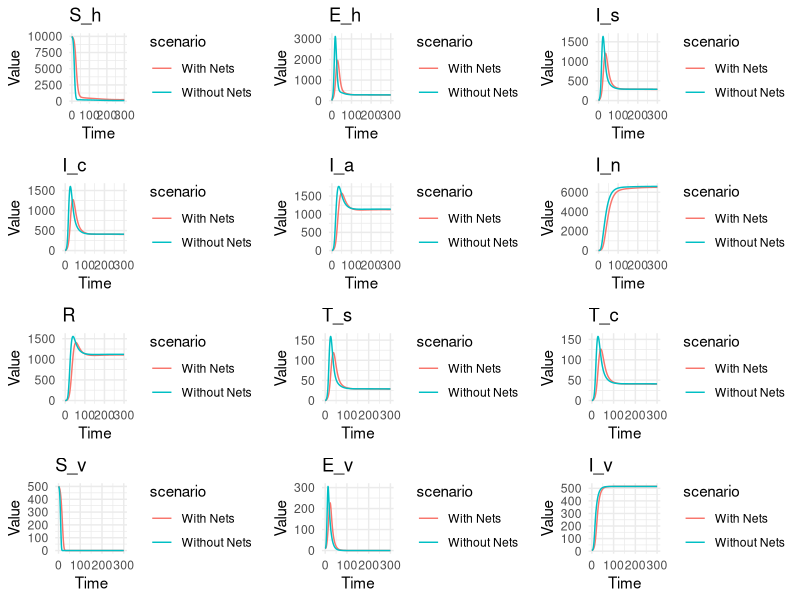

Write R code to recreate this figure.
# Load necessary libraries
library(deSolve)  # For solving differential equations
library(ggplot2)  # For plotting
library(gridExtra)  # For arranging multiple plots
library(reshape2)  # For reshaping data

# Function to calculate the seasonal variation in transmission
# time: Time variable
# amplitude: Amplitude of the seasonal variation
# phase_shift: Shift in the phase of the seasonal cycle
seasonal_modulation <- function(time, amplitude, phase_shift) {
  return(1 + amplitude * sin(2 * pi * (time - phase_shift) / 365))
}

# Function to calculate the effective reduction in transmission due to mosquito nets
# N_net: Number of mosquito nets distributed
# u_net: Usage rate of distributed nets (0-1)
# k_net: Effectiveness of nets (0-1, where 1 is 100% effective)
# Nh: Total human population
calculate_net_effect <- function(N_net, u_net, k_net, Nh) {
  net_coverage = (N_net / Nh) * u_net
  effective_reduction = net_coverage * k_net
  return(effective_reduction)
}

# Define the system of differential equations (SEIRV model)
# time: Current time in the simulation
# state: Current state of the system (populations in each compartment)
# parameters: Parameters of the model
disease_model <- function(time, state, parameters) {
  with(as.list(c(state, parameters)), {
    
    # Calculate the reduction in transmission due to nets if intervention is active
    if (time >= net_start_time && use_net_intervention) {
      effective_reduction <- calculate_net_effect(N_net, u_net, k_net, N_h)
    } else {
      effective_reduction <- 0
    }
    
    # Calculate seasonal modulation of transmission
    seas <- seasonal_modulation(time, amplitude, phase_shift)
    
    # Force of infection for humans
    FOIh <- (beta_hv * I_v / N_h) * seas * (1 - effective_reduction)
    
    # Human population equations
    dS_h <- -FOIh * S_h + delta * R  # Susceptible humans
    dE_h <- FOIh * S_h - psi * (alpha_s + alpha_c * (1 - alpha_s) + alpha_a * (1 - alpha_c) * (1 - alpha_s) + (1 - alpha_a) * (1 - alpha_c) * (1 - alpha_s)) * E_h  # Exposed humans
    dI_s <- psi * alpha_s * E_h + sigma_s * R + mu_c * I_c - (gamma_s + theta_s) * I_s  # Symptomatic infected humans
    dI_c <- alpha_c * (1 - alpha_s) * psi * E_h + sigma_c * R + gamma_s * I_s + mu_a * I_a - (theta_c + gamma_c + mu_c) * I_c  # Clinically infected humans
    dI_a <- alpha_a * (1 - alpha_c) * (1 - alpha_s) * psi * E_h + gamma_c * I_c + mu_n * I_n + sigma_a * R - (mu_a + gamma_a) * I_a  # Asymptomatic infected humans
    dI_n <- psi * (1 - alpha_a) * (1 - alpha_c) * (1 - alpha_s) * E_h + gamma_a * I_a + sigma_n * R - (mu_n + kappa_n) * I_n  # Non-specific infected humans
    dR <- kappa_s * T_s + kappa_c * T_c + kappa_n * I_n - (delta + sigma_s + sigma_c + sigma_a + sigma_n) * R  # Recovered humans
    dT_s <- theta_s * I_s - kappa_s * T_s  # Treated symptomatic humans
    dT_c <- theta_c * I_c - kappa_c * T_c  # Treated clinically infected humans
    
    # Vector population equations
    FOIv <- ((I_c + I_a + I_s + I_n) / N_v) * beta_vh * seas * (1 - effective_reduction)
    dS_v <- -FOIv * S_v  # Susceptible vectors
    dE_v <- FOIv * S_v - omega * E_v  # Exposed vectors
    dI_v <- omega * E_v  # Infected vectors
    
    # Return the rates of change
    list(c(dS_h, dE_h, dI_s, dI_c, dI_a, dI_n, dR, dT_s, dT_c, dS_v, dE_v, dI_v))
  })
}



# Initial conditions
initial_state <- c(
  S_h = 9990, E_h = 6, I_s = 1, I_c = 1, I_a = 1, I_n = 1, R = 0, T_s = 0, T_c = 0,
  S_v = 500, E_v = 10, I_v = 5
)

# Parameters
parameters <- c(
  beta_hv = 0.9,        # Transmission rate from vectors to humans: Probability of transmission per contact from a vector to a human.
  beta_vh = 0.5,        # Transmission rate from humans to vectors: Probability of transmission per contact from a human to a vector.
  
  alpha_s = 0.5,        # Proportion of exposed individuals progressing to symptomatic infection (I_s).
  alpha_c = 0.5,        # Proportion of exposed individuals progressing to clinical infection (I_c).
  alpha_a = 0.5,        # Proportion of exposed individuals progressing to asymptomatic infection (I_a).
  
  sigma_s = 0.01,       # Rate at which symptomatic infections progress to recovery or death.
  sigma_c = 0.01,       # Rate at which clinical infections progress to recovery or death.
  sigma_a = 0.01,       # Rate at which asymptomatic infections progress to recovery or death.
  sigma_n = 0.01,       # Rate at which infection in vectors (I_n) progresses.
  
  gamma_s = 0.1,        # Rate of recovery or death from symptomatic infections (I_s).
  gamma_c = 0.1,        # Rate of recovery or death from clinical infections (I_c).
  gamma_a = 0.1,        # Rate of recovery or death from asymptomatic infections (I_a).
  
  theta_s = 0.05,       # Rate of treatment or intervention for symptomatic infections (I_s).
  theta_c = 0.05,       # Rate of treatment or intervention for clinical infections (I_c).
  
  mu_n = 0.01,          # Mortality rate for vectors (I_n).
  mu_c = 0.01,          # Mortality rate for clinical infections (I_c).
  mu_a = 0.01,          # Mortality rate for asymptomatic infections (I_a).
  kappa_n = 0.01,       # Rate at which vectors (I_n) are removed from the population.
  
  kappa_s = 0.5,        # Clearance rate for symptomatic infections (T_s).
  kappa_c = 0.5,        # Clearance rate for clinical infections (T_c).
  
  delta = 0.05,         # Natural death rate for humans.
  
  omega = 0.1,          # Transmission rate from vector to vector.
  
  N_h = 1000,           # Total number of humans in the population.
  N_v = 1000,           # Total number of vectors in the population.
  
  psi = 0.2,            # Probability of transmission per contact between humans and vectors.
  
  amplitude = 0.3,      # Amplitude of the seasonal variation in transmission.
  
  phase_shift = 180,    # Phase shift of the seasonal variation in transmission, in days.
  
  N_net = 6000,         # Total number of mosquito nets available.
  u_net = 0.5,          # Usage rate of mosquito nets (fraction of nets used).
  k_net = 0.2,          # Effectiveness of mosquito nets in reducing transmission.
  
  net_start_time = 1    # Time (in days) when mosquito nets are introduced into the model.
)


# Time sequence
time <- seq(0, 300, by = 1)

# Solve the model with nets
parameters["use_net_intervention"] <- TRUE
output_with_nets <- ode(y = initial_state, times = time, func = disease_model, parms = parameters)

# Solve the model without nets
parameters["use_net_intervention"] <- FALSE
output_without_nets <- ode(y = initial_state, times = time, func = disease_model, parms = parameters)

# Convert outputs to data frames for plotting
output_with_nets_df <- as.data.frame(output_with_nets)
output_with_nets_df$scenario <- "With Nets"
output_without_nets_df <- as.data.frame(output_without_nets)
output_without_nets_df$scenario <- "Without Nets"

# Combine the data frames
combined_output_df <- rbind(output_with_nets_df, output_without_nets_df)

# Melt the data for ggplot2
output_long <- melt(combined_output_df, id.vars = c("time", "scenario"))

# Define compartments in the same order as in the model
compartments <- c("S_h", "E_h", "I_s", "I_c", "I_a", "I_n", "R", "T_s", "T_c", "S_v", "E_v", "I_v")

# Create a list to store individual plots
plot_list <- list()

# Generate plots for each compartment
for (compartment in compartments) {
  p <- ggplot(subset(output_long, variable == compartment), aes(x = time, y = value, color = scenario)) +
    geom_line() +
    labs(title = compartment, x = "Time", y = "Value") +
    theme_minimal()
  plot_list[[compartment]] <- p
}

# Arrange plots in a 4x3 grid
grid.arrange(grobs = plot_list, ncol = 3, nrow = 4)

rowSums(output_with_nets[,2:10])
rowSums(output_with_nets[,11:13])
